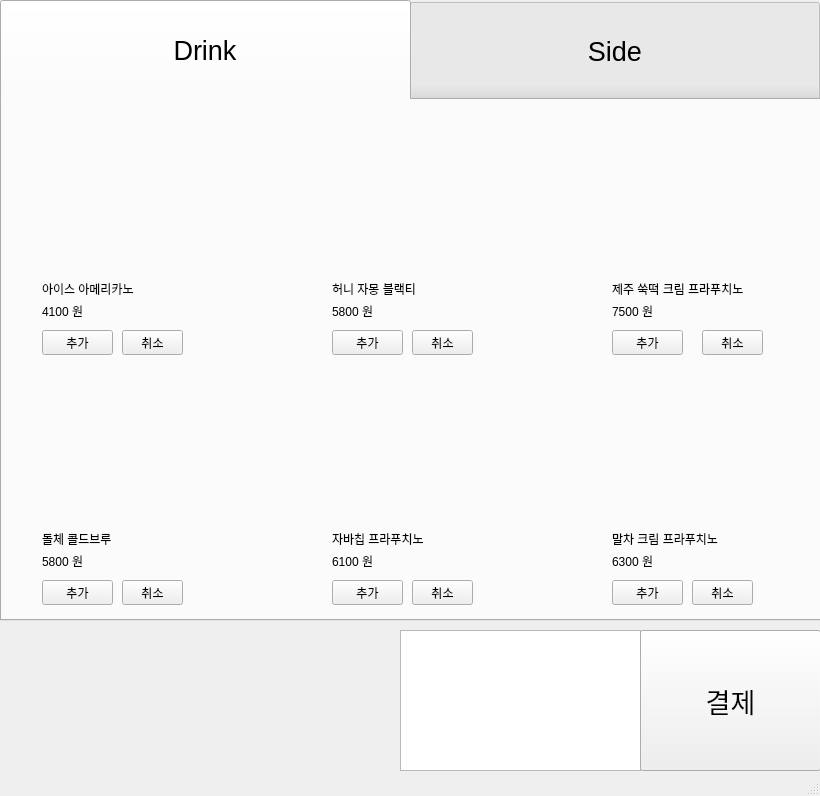
<?xml version="1.0" encoding="UTF-8"?>
<ui version="4.0">
 <class>MainWindow</class>
 <widget class="QMainWindow" name="MainWindow">
  <property name="geometry">
   <rect>
    <x>0</x>
    <y>0</y>
    <width>820</width>
    <height>796</height>
   </rect>
  </property>
  <property name="windowTitle">
   <string>스 타 벅 스 커 피</string>
  </property>
  <property name="windowIcon">
   <iconset>
    <normaloff>ku1.jpg</normaloff>ku1.jpg</iconset>
  </property>
  <widget class="QWidget" name="centralwidget">
   <widget class="QTabWidget" name="tabWidget">
    <property name="geometry">
     <rect>
      <x>0</x>
      <y>0</y>
      <width>821</width>
      <height>621</height>
     </rect>
    </property>
    <property name="font">
     <font>
      <pointsize>20</pointsize>
     </font>
    </property>
    <property name="contextMenuPolicy">
     <enum>Qt::NoContextMenu</enum>
    </property>
    <property name="toolTipDuration">
     <number>-1</number>
    </property>
    <property name="layoutDirection">
     <enum>Qt::LeftToRight</enum>
    </property>
    <property name="styleSheet">
     <string notr="true">QTabBar:tab {
 height: 100px; width: 410px;
 }</string>
    </property>
    <property name="currentIndex">
     <number>0</number>
    </property>
    <property name="iconSize">
     <size>
      <width>40</width>
      <height>40</height>
     </size>
    </property>
    <widget class="QWidget" name="tab">
     <attribute name="title">
      <string>Drink</string>
     </attribute>
     <widget class="QLabel" name="label_2">
      <property name="geometry">
       <rect>
        <x>40</x>
        <y>30</y>
        <width>131</width>
        <height>131</height>
       </rect>
      </property>
      <property name="text">
       <string/>
      </property>
     </widget>
     <widget class="QPushButton" name="pushButton_2">
      <property name="geometry">
       <rect>
        <x>40</x>
        <y>230</y>
        <width>71</width>
        <height>25</height>
       </rect>
      </property>
      <property name="text">
       <string>추가</string>
      </property>
     </widget>
     <widget class="QLabel" name="label_3">
      <property name="geometry">
       <rect>
        <x>40</x>
        <y>180</y>
        <width>131</width>
        <height>17</height>
       </rect>
      </property>
      <property name="text">
       <string>아이스 아메리카노</string>
      </property>
     </widget>
     <widget class="QLabel" name="label_4">
      <property name="geometry">
       <rect>
        <x>40</x>
        <y>200</y>
        <width>111</width>
        <height>21</height>
       </rect>
      </property>
      <property name="text">
       <string>4100 원</string>
      </property>
     </widget>
     <widget class="QPushButton" name="pushButton_2_2">
      <property name="geometry">
       <rect>
        <x>120</x>
        <y>230</y>
        <width>61</width>
        <height>25</height>
       </rect>
      </property>
      <property name="text">
       <string>취소</string>
      </property>
     </widget>
     <widget class="QLabel" name="label_5">
      <property name="geometry">
       <rect>
        <x>330</x>
        <y>30</y>
        <width>131</width>
        <height>131</height>
       </rect>
      </property>
      <property name="text">
       <string/>
      </property>
     </widget>
     <widget class="QLabel" name="label_6">
      <property name="geometry">
       <rect>
        <x>330</x>
        <y>180</y>
        <width>131</width>
        <height>17</height>
       </rect>
      </property>
      <property name="text">
       <string>허니 자몽 블랙티</string>
      </property>
     </widget>
     <widget class="QLabel" name="label_7">
      <property name="geometry">
       <rect>
        <x>330</x>
        <y>200</y>
        <width>111</width>
        <height>21</height>
       </rect>
      </property>
      <property name="text">
       <string>5800 원</string>
      </property>
     </widget>
     <widget class="QPushButton" name="pushButton_3">
      <property name="geometry">
       <rect>
        <x>330</x>
        <y>230</y>
        <width>71</width>
        <height>25</height>
       </rect>
      </property>
      <property name="text">
       <string>추가</string>
      </property>
     </widget>
     <widget class="QPushButton" name="pushButton_3_3">
      <property name="geometry">
       <rect>
        <x>410</x>
        <y>230</y>
        <width>61</width>
        <height>25</height>
       </rect>
      </property>
      <property name="text">
       <string>취소</string>
      </property>
     </widget>
     <widget class="QLabel" name="label_8">
      <property name="geometry">
       <rect>
        <x>610</x>
        <y>30</y>
        <width>131</width>
        <height>131</height>
       </rect>
      </property>
      <property name="text">
       <string/>
      </property>
     </widget>
     <widget class="QLabel" name="label_9">
      <property name="geometry">
       <rect>
        <x>610</x>
        <y>180</y>
        <width>171</width>
        <height>17</height>
       </rect>
      </property>
      <property name="text">
       <string>제주 쑥떡 크림 프라푸치노</string>
      </property>
     </widget>
     <widget class="QLabel" name="label_10">
      <property name="geometry">
       <rect>
        <x>610</x>
        <y>200</y>
        <width>111</width>
        <height>21</height>
       </rect>
      </property>
      <property name="text">
       <string>7500 원</string>
      </property>
     </widget>
     <widget class="QPushButton" name="pushButton_4">
      <property name="geometry">
       <rect>
        <x>610</x>
        <y>230</y>
        <width>71</width>
        <height>25</height>
       </rect>
      </property>
      <property name="text">
       <string>추가</string>
      </property>
     </widget>
     <widget class="QPushButton" name="pushButton_4_4">
      <property name="geometry">
       <rect>
        <x>700</x>
        <y>230</y>
        <width>61</width>
        <height>25</height>
       </rect>
      </property>
      <property name="text">
       <string>취소</string>
      </property>
     </widget>
     <widget class="QLabel" name="label_11">
      <property name="geometry">
       <rect>
        <x>40</x>
        <y>280</y>
        <width>131</width>
        <height>131</height>
       </rect>
      </property>
      <property name="text">
       <string/>
      </property>
     </widget>
     <widget class="QLabel" name="label_12">
      <property name="geometry">
       <rect>
        <x>330</x>
        <y>280</y>
        <width>131</width>
        <height>131</height>
       </rect>
      </property>
      <property name="text">
       <string/>
      </property>
     </widget>
     <widget class="QLabel" name="label_13">
      <property name="geometry">
       <rect>
        <x>610</x>
        <y>290</y>
        <width>131</width>
        <height>131</height>
       </rect>
      </property>
      <property name="text">
       <string/>
      </property>
     </widget>
     <widget class="QLabel" name="label_14">
      <property name="geometry">
       <rect>
        <x>40</x>
        <y>430</y>
        <width>131</width>
        <height>17</height>
       </rect>
      </property>
      <property name="text">
       <string>돌체 콜드브루</string>
      </property>
     </widget>
     <widget class="QLabel" name="label_15">
      <property name="geometry">
       <rect>
        <x>40</x>
        <y>450</y>
        <width>111</width>
        <height>21</height>
       </rect>
      </property>
      <property name="text">
       <string>5800 원</string>
      </property>
     </widget>
     <widget class="QPushButton" name="pushButton_5">
      <property name="geometry">
       <rect>
        <x>40</x>
        <y>480</y>
        <width>71</width>
        <height>25</height>
       </rect>
      </property>
      <property name="text">
       <string>추가</string>
      </property>
     </widget>
     <widget class="QPushButton" name="pushButton_5_5">
      <property name="geometry">
       <rect>
        <x>120</x>
        <y>480</y>
        <width>61</width>
        <height>25</height>
       </rect>
      </property>
      <property name="text">
       <string>취소</string>
      </property>
     </widget>
     <widget class="QLabel" name="label_16">
      <property name="geometry">
       <rect>
        <x>330</x>
        <y>430</y>
        <width>131</width>
        <height>17</height>
       </rect>
      </property>
      <property name="text">
       <string>자바칩 프라푸치노</string>
      </property>
     </widget>
     <widget class="QLabel" name="label_17">
      <property name="geometry">
       <rect>
        <x>330</x>
        <y>450</y>
        <width>111</width>
        <height>21</height>
       </rect>
      </property>
      <property name="text">
       <string>6100 원</string>
      </property>
     </widget>
     <widget class="QPushButton" name="pushButton_6">
      <property name="geometry">
       <rect>
        <x>330</x>
        <y>480</y>
        <width>71</width>
        <height>25</height>
       </rect>
      </property>
      <property name="text">
       <string>추가</string>
      </property>
     </widget>
     <widget class="QPushButton" name="pushButton_6_6">
      <property name="geometry">
       <rect>
        <x>410</x>
        <y>480</y>
        <width>61</width>
        <height>25</height>
       </rect>
      </property>
      <property name="text">
       <string>취소</string>
      </property>
     </widget>
     <widget class="QLabel" name="label_18">
      <property name="geometry">
       <rect>
        <x>610</x>
        <y>430</y>
        <width>141</width>
        <height>17</height>
       </rect>
      </property>
      <property name="text">
       <string>말차 크림 프라푸치노</string>
      </property>
     </widget>
     <widget class="QLabel" name="label_19">
      <property name="geometry">
       <rect>
        <x>610</x>
        <y>450</y>
        <width>111</width>
        <height>21</height>
       </rect>
      </property>
      <property name="text">
       <string>6300 원</string>
      </property>
     </widget>
     <widget class="QPushButton" name="pushButton_7">
      <property name="geometry">
       <rect>
        <x>610</x>
        <y>480</y>
        <width>71</width>
        <height>25</height>
       </rect>
      </property>
      <property name="text">
       <string>추가</string>
      </property>
     </widget>
     <widget class="QPushButton" name="pushButton_7_7">
      <property name="geometry">
       <rect>
        <x>690</x>
        <y>480</y>
        <width>61</width>
        <height>25</height>
       </rect>
      </property>
      <property name="text">
       <string>취소</string>
      </property>
     </widget>
    </widget>
    <widget class="QWidget" name="tab_2">
     <attribute name="title">
      <string>Side</string>
     </attribute>
     <widget class="QLabel" name="label_20">
      <property name="geometry">
       <rect>
        <x>40</x>
        <y>30</y>
        <width>131</width>
        <height>131</height>
       </rect>
      </property>
      <property name="text">
       <string/>
      </property>
     </widget>
     <widget class="QLabel" name="label_21">
      <property name="geometry">
       <rect>
        <x>330</x>
        <y>30</y>
        <width>131</width>
        <height>131</height>
       </rect>
      </property>
      <property name="text">
       <string/>
      </property>
     </widget>
     <widget class="QLabel" name="label_22">
      <property name="geometry">
       <rect>
        <x>610</x>
        <y>30</y>
        <width>131</width>
        <height>131</height>
       </rect>
      </property>
      <property name="text">
       <string/>
      </property>
     </widget>
     <widget class="QLabel" name="label_23">
      <property name="geometry">
       <rect>
        <x>40</x>
        <y>280</y>
        <width>131</width>
        <height>131</height>
       </rect>
      </property>
      <property name="text">
       <string/>
      </property>
     </widget>
     <widget class="QLabel" name="label_24">
      <property name="geometry">
       <rect>
        <x>330</x>
        <y>280</y>
        <width>131</width>
        <height>131</height>
       </rect>
      </property>
      <property name="text">
       <string/>
      </property>
     </widget>
     <widget class="QLabel" name="label_25">
      <property name="geometry">
       <rect>
        <x>610</x>
        <y>290</y>
        <width>131</width>
        <height>131</height>
       </rect>
      </property>
      <property name="text">
       <string/>
      </property>
     </widget>
     <widget class="QLabel" name="label_26">
      <property name="geometry">
       <rect>
        <x>40</x>
        <y>180</y>
        <width>131</width>
        <height>17</height>
       </rect>
      </property>
      <property name="text">
       <string>프렌치 크루와상</string>
      </property>
     </widget>
     <widget class="QLabel" name="label_27">
      <property name="geometry">
       <rect>
        <x>330</x>
        <y>180</y>
        <width>131</width>
        <height>17</height>
       </rect>
      </property>
      <property name="text">
       <string>클래식 스콘</string>
      </property>
     </widget>
     <widget class="QLabel" name="label_28">
      <property name="geometry">
       <rect>
        <x>610</x>
        <y>180</y>
        <width>141</width>
        <height>17</height>
       </rect>
      </property>
      <property name="text">
       <string>멕시칸 라이스 브리또</string>
      </property>
     </widget>
     <widget class="QLabel" name="label_29">
      <property name="geometry">
       <rect>
        <x>40</x>
        <y>430</y>
        <width>131</width>
        <height>17</height>
       </rect>
      </property>
      <property name="text">
       <string>에그에그 샌드위치</string>
      </property>
     </widget>
     <widget class="QLabel" name="label_30">
      <property name="geometry">
       <rect>
        <x>330</x>
        <y>430</y>
        <width>141</width>
        <height>17</height>
       </rect>
      </property>
      <property name="text">
       <string>포크 커틀릿 샌드위치</string>
      </property>
     </widget>
     <widget class="QLabel" name="label_31">
      <property name="geometry">
       <rect>
        <x>610</x>
        <y>430</y>
        <width>201</width>
        <height>17</height>
       </rect>
      </property>
      <property name="text">
       <string>제주 흑돼지 아보카도 샌드위치</string>
      </property>
     </widget>
     <widget class="QLabel" name="label_32">
      <property name="geometry">
       <rect>
        <x>40</x>
        <y>200</y>
        <width>111</width>
        <height>21</height>
       </rect>
      </property>
      <property name="text">
       <string>3200 원</string>
      </property>
     </widget>
     <widget class="QLabel" name="label_33">
      <property name="geometry">
       <rect>
        <x>330</x>
        <y>200</y>
        <width>111</width>
        <height>21</height>
       </rect>
      </property>
      <property name="text">
       <string>3200 원</string>
      </property>
     </widget>
     <widget class="QLabel" name="label_34">
      <property name="geometry">
       <rect>
        <x>610</x>
        <y>200</y>
        <width>111</width>
        <height>21</height>
       </rect>
      </property>
      <property name="text">
       <string>5600 원</string>
      </property>
     </widget>
     <widget class="QLabel" name="label_35">
      <property name="geometry">
       <rect>
        <x>40</x>
        <y>450</y>
        <width>111</width>
        <height>21</height>
       </rect>
      </property>
      <property name="text">
       <string>4400 원</string>
      </property>
     </widget>
     <widget class="QLabel" name="label_36">
      <property name="geometry">
       <rect>
        <x>330</x>
        <y>450</y>
        <width>111</width>
        <height>21</height>
       </rect>
      </property>
      <property name="text">
       <string>5900 원</string>
      </property>
     </widget>
     <widget class="QLabel" name="label_37">
      <property name="geometry">
       <rect>
        <x>610</x>
        <y>450</y>
        <width>111</width>
        <height>21</height>
       </rect>
      </property>
      <property name="text">
       <string>6200 원</string>
      </property>
     </widget>
     <widget class="QPushButton" name="pushButton_8">
      <property name="geometry">
       <rect>
        <x>40</x>
        <y>230</y>
        <width>71</width>
        <height>25</height>
       </rect>
      </property>
      <property name="text">
       <string>추가</string>
      </property>
     </widget>
     <widget class="QPushButton" name="pushButton_8_8">
      <property name="geometry">
       <rect>
        <x>120</x>
        <y>230</y>
        <width>61</width>
        <height>25</height>
       </rect>
      </property>
      <property name="text">
       <string>취소</string>
      </property>
     </widget>
     <widget class="QPushButton" name="pushButton_9">
      <property name="geometry">
       <rect>
        <x>330</x>
        <y>230</y>
        <width>71</width>
        <height>25</height>
       </rect>
      </property>
      <property name="text">
       <string>추가</string>
      </property>
     </widget>
     <widget class="QPushButton" name="pushButton_9_9">
      <property name="geometry">
       <rect>
        <x>410</x>
        <y>230</y>
        <width>61</width>
        <height>25</height>
       </rect>
      </property>
      <property name="text">
       <string>취소</string>
      </property>
     </widget>
     <widget class="QPushButton" name="pushButton_10">
      <property name="geometry">
       <rect>
        <x>600</x>
        <y>230</y>
        <width>71</width>
        <height>25</height>
       </rect>
      </property>
      <property name="text">
       <string>추가</string>
      </property>
     </widget>
     <widget class="QPushButton" name="pushButton_10_10">
      <property name="geometry">
       <rect>
        <x>680</x>
        <y>230</y>
        <width>61</width>
        <height>25</height>
       </rect>
      </property>
      <property name="text">
       <string>취소</string>
      </property>
     </widget>
     <widget class="QPushButton" name="pushButton_11">
      <property name="geometry">
       <rect>
        <x>30</x>
        <y>480</y>
        <width>71</width>
        <height>25</height>
       </rect>
      </property>
      <property name="text">
       <string>추가</string>
      </property>
     </widget>
     <widget class="QPushButton" name="pushButton_11_11">
      <property name="geometry">
       <rect>
        <x>110</x>
        <y>480</y>
        <width>61</width>
        <height>25</height>
       </rect>
      </property>
      <property name="text">
       <string>취소</string>
      </property>
     </widget>
     <widget class="QPushButton" name="pushButton_12">
      <property name="geometry">
       <rect>
        <x>330</x>
        <y>480</y>
        <width>71</width>
        <height>25</height>
       </rect>
      </property>
      <property name="text">
       <string>추가</string>
      </property>
     </widget>
     <widget class="QPushButton" name="pushButton_12_12">
      <property name="geometry">
       <rect>
        <x>410</x>
        <y>480</y>
        <width>61</width>
        <height>25</height>
       </rect>
      </property>
      <property name="text">
       <string>취소</string>
      </property>
     </widget>
     <widget class="QPushButton" name="pushButton_13">
      <property name="geometry">
       <rect>
        <x>610</x>
        <y>480</y>
        <width>71</width>
        <height>25</height>
       </rect>
      </property>
      <property name="text">
       <string>추가</string>
      </property>
     </widget>
     <widget class="QPushButton" name="pushButton_13_13">
      <property name="geometry">
       <rect>
        <x>680</x>
        <y>480</y>
        <width>61</width>
        <height>25</height>
       </rect>
      </property>
      <property name="text">
       <string>취소</string>
      </property>
     </widget>
    </widget>
   </widget>
   <widget class="QTextBrowser" name="textBrowser">
    <property name="geometry">
     <rect>
      <x>400</x>
      <y>630</y>
      <width>241</width>
      <height>141</height>
     </rect>
    </property>
   </widget>
   <widget class="QLabel" name="label">
    <property name="geometry">
     <rect>
      <x>0</x>
      <y>630</y>
      <width>401</width>
      <height>141</height>
     </rect>
    </property>
    <property name="text">
     <string/>
    </property>
   </widget>
   <widget class="QPushButton" name="pushButton">
    <property name="geometry">
     <rect>
      <x>640</x>
      <y>630</y>
      <width>181</width>
      <height>141</height>
     </rect>
    </property>
    <property name="font">
     <font>
      <pointsize>20</pointsize>
     </font>
    </property>
    <property name="text">
     <string>결제</string>
    </property>
   </widget>
   <widget class="QDialog" name="kdialog">
    <property name="geometry">
     <rect>
      <x>430</x>
      <y>109</y>
      <width>491</width>
      <height>471</height>
     </rect>
    </property>
    <property name="toolTip">
     <string/>
    </property>
    <property name="whatsThis">
     <string/>
    </property>
    <property name="accessibleName">
     <string/>
    </property>
    <property name="modal">
     <bool>false</bool>
    </property>
    <widget class="QTextBrowser" name="textBrowser_2">
     <property name="geometry">
      <rect>
       <x>0</x>
       <y>0</y>
       <width>321</width>
       <height>471</height>
      </rect>
     </property>
    </widget>
    <widget class="QTextEdit" name="textEdit">
     <property name="geometry">
      <rect>
       <x>330</x>
       <y>50</y>
       <width>151</width>
       <height>31</height>
      </rect>
     </property>
    </widget>
    <widget class="QLabel" name="label_38">
     <property name="geometry">
      <rect>
       <x>330</x>
       <y>10</y>
       <width>131</width>
       <height>17</height>
      </rect>
     </property>
     <property name="text">
      <string>돈을 투입하세요</string>
     </property>
    </widget>
    <widget class="QPushButton" name="pushButton_14">
     <property name="geometry">
      <rect>
       <x>330</x>
       <y>80</y>
       <width>89</width>
       <height>25</height>
      </rect>
     </property>
     <property name="text">
      <string>확인</string>
     </property>
    </widget>
    <widget class="QPushButton" name="pushButton_15">
     <property name="geometry">
      <rect>
       <x>330</x>
       <y>150</y>
       <width>151</width>
       <height>121</height>
      </rect>
     </property>
     <property name="text">
      <string>현금 결제</string>
     </property>
    </widget>
    <widget class="QPushButton" name="pushButton_16">
     <property name="geometry">
      <rect>
       <x>330</x>
       <y>340</y>
       <width>151</width>
       <height>121</height>
      </rect>
     </property>
     <property name="text">
      <string>카드 결제</string>
     </property>
    </widget>
   </widget>
  </widget>
  <widget class="QStatusBar" name="statusbar"/>
 </widget>
 <resources/>
 <connections/>
 <slots>
  <slot>slot1()</slot>
  <slot>slot2()</slot>
  <slot>slot4()</slot>
  <slot>slot3()</slot>
 </slots>
</ui>
